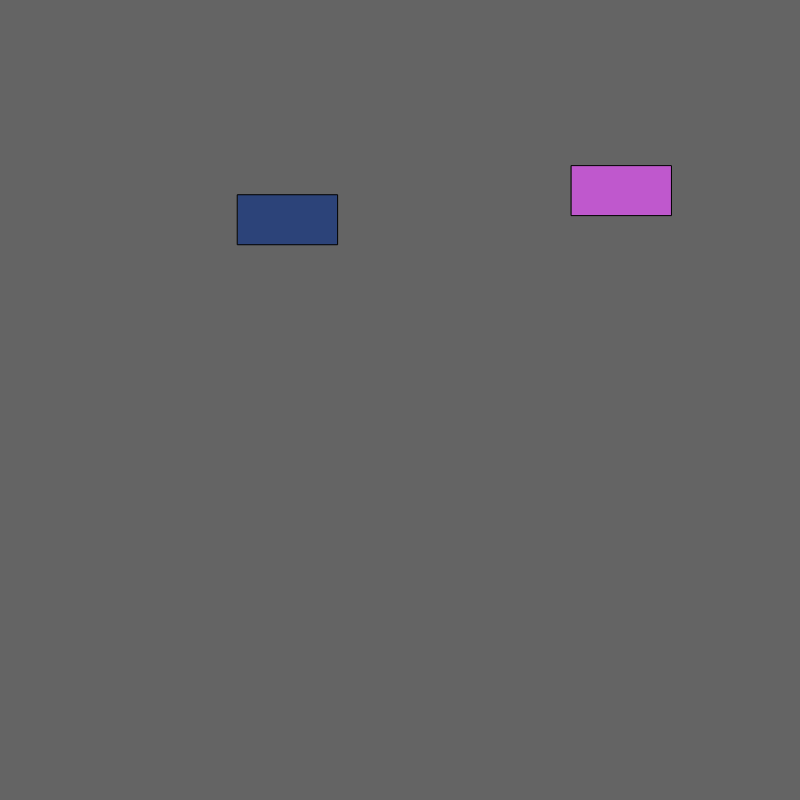
Frame 1 (no input)
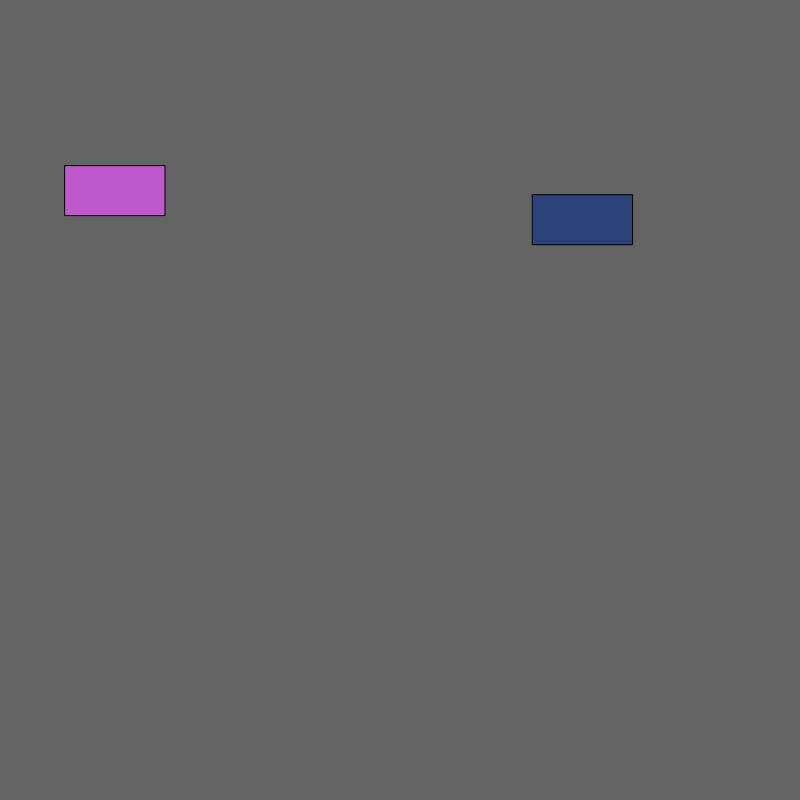
Frame 60 (no input)
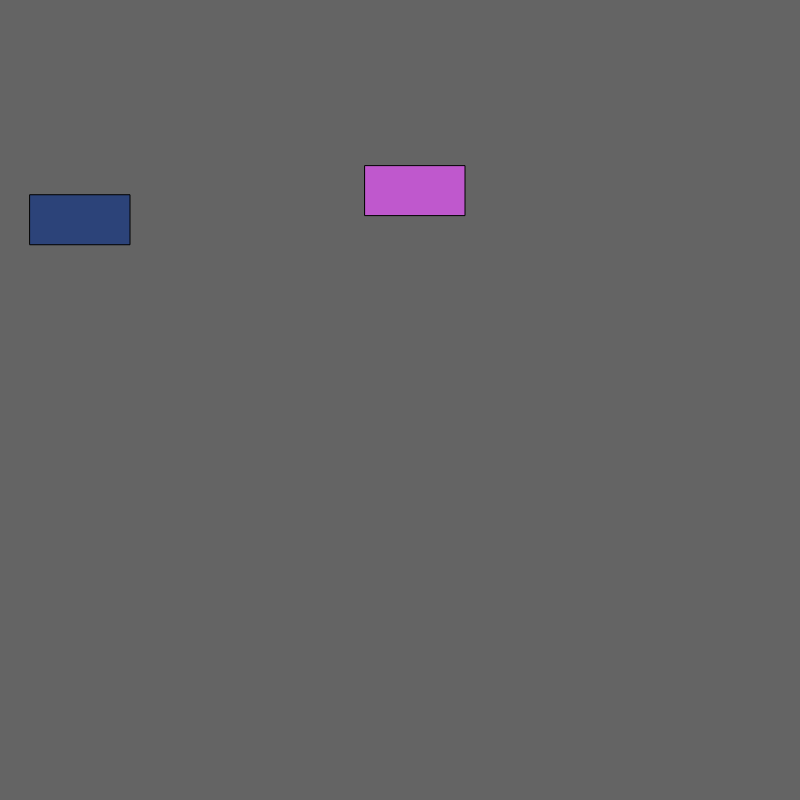
Frame 120 (the mouse pressed at the canvas centre since frame 60)

The p5.js sketch that drew these frames (run headless with seeded random() and noise() and a simulated clock; from frame 60 on, the mouse is pressed at the canvas centre):

// p5.js sketch
// ── sketch.js
var x = 0;
var myCar1;
var myCar2;

function setup() {
  createCanvas(800, 800);
  myCar1 = new Car();
  myCar2 = new Car();
}

function draw() {
  background(100);
  myCar1.display();
  myCar1.drive();

  myCar2.display();
  myCar2.drive();
}

function Car() {
  // attributes
  this.x = random(width);
  this.y = random(height);
  this.r = random(255);
  this.g = random(255);
  this.b = random(255);

  // methods
  this.display = function() {
    fill(this.r, this.g, this.b);
    rect(this.x, this.y, 100, 50);

    this.drive = function() {
      this.x = this.x + 5;
      if (this.x > width) {
        this.x = 0;
      }
    }
  }

}
